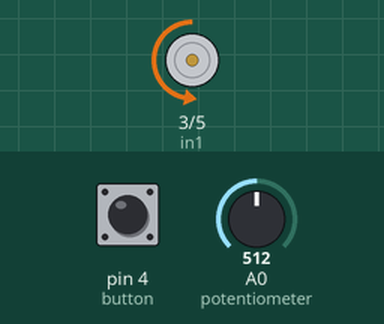
Simulated run of this sketch. Board: Arduino Uno, built with avr-gcc and run on an emulated ATmega328P. Parts: motor-driver pin pairs drawn as motors (green arrow = first pin HIGH = forward, orange = second pin HIGH = backward, longer = more drive, scaled by the enable pin). The test bench sets the inputs (shaded band); at power-on: A0 (potentiometer) = 512, pin 4 (button) LOW.

Above: at 1.2 s.
1.3 s: A0 (potentiometer) set to 716
At 2.4 s:
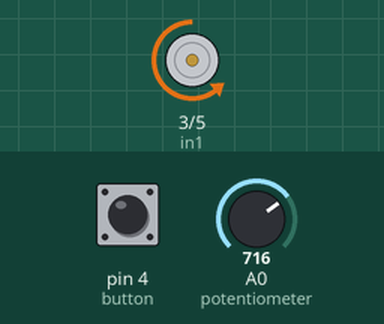
2.8 s: pin 4 (button) pulled HIGH for 0.15 s
At 3.3 s:
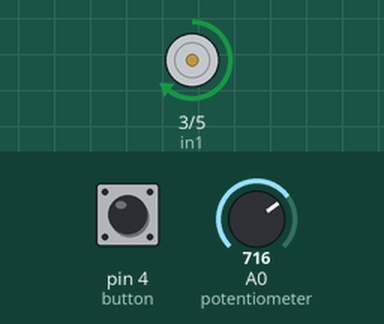
4.4 s: A0 (potentiometer) set to 900
At 5.6 s:
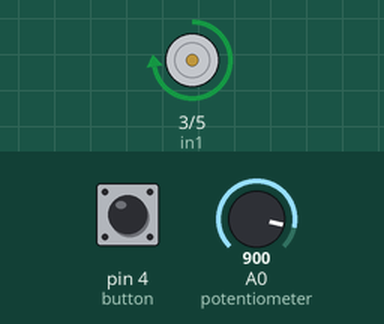
5.9 s: pin 4 (button) pulled HIGH for 1 s
At 8.1 s:
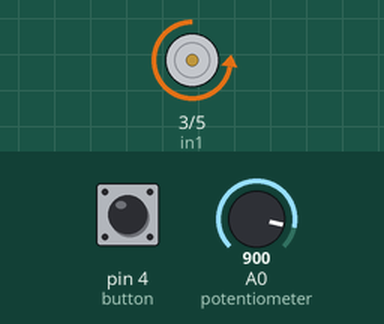
8.4 s: A0 (potentiometer) set to 122
At 9.0 s:
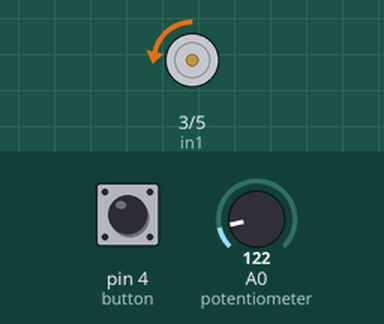
9.9 s: pin 4 (button) pulled HIGH for 0.15 s
At 11.1 s:
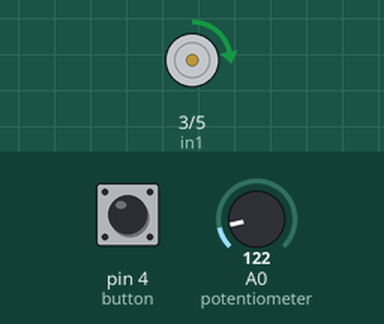
Timing chart, 0 to 12.5 s (numbered marks = the images above; inputs shaded):
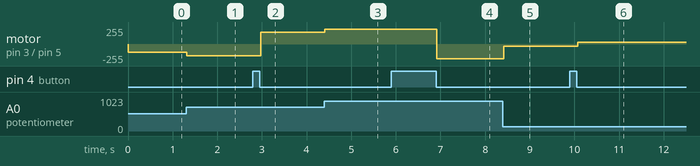

Measured:
- after the input at 1.3 s, motor on pin 3 (in1) / pin 5 (in2): backward 127/255 → backward 178/255 at once
- after the input at 2.8 s, motor on pin 3 (in1) / pin 5 (in2): backward 178/255 → forward 178/255 after 0.17 s
- after the input at 4.4 s, motor on pin 3 (in1) / pin 5 (in2): forward 178/255 → forward 224/255 at once
- after the input at 5.9 s, motor on pin 3 (in1) / pin 5 (in2): forward 224/255 → backward 224/255 after 1.0 s
- after the input at 8.4 s, motor on pin 3 (in1) / pin 5 (in2): backward 224/255 → backward 30/255 at once
- after the input at 9.9 s, motor on pin 3 (in1) / pin 5 (in2): backward 30/255 → forward 30/255 after 0.17 s

The sketch:

another_motors_test.ino
```cpp
/*  Arduino DC Motor Control - PWM | H-Bridge | L298N  -  Example 01
    by Dejan Nedelkovski, www.HowToMechatronics.com
*/
#define enA 6
#define in1 3
#define in2 5
#define button 4
int rotDirection = 0;
int pressed = false;
void setup() {
  pinMode(enA, OUTPUT);
  pinMode(in1, OUTPUT);
  pinMode(in2, OUTPUT);
  pinMode(button, INPUT);
  // Set initial rotation direction
  digitalWrite(in1, LOW);
  digitalWrite(in2, HIGH);
}
void loop() {
  int potValue = analogRead(A0); // Read potentiometer value
  int pwmOutput = map(potValue, 0, 1023, 0 , 255); // Map the potentiometer value from 0 to 255
  analogWrite(enA, pwmOutput); // Send PWM signal to L298N Enable pin
  // Read button - Debounce
  if (digitalRead(button) == true) {
    pressed = !pressed;
  }
  while (digitalRead(button) == true);
  delay(20);
  // If button is pressed - change rotation direction
  if (pressed == true  & rotDirection == 0) {
    digitalWrite(in1, HIGH);
    digitalWrite(in2, LOW);
    rotDirection = 1;
    delay(20);
  }
  // If button is pressed - change rotation direction
  if (pressed == false & rotDirection == 1) {
    digitalWrite(in1, LOW);
    digitalWrite(in2, HIGH);
    rotDirection = 0;
    delay(20);
  }
}
```
